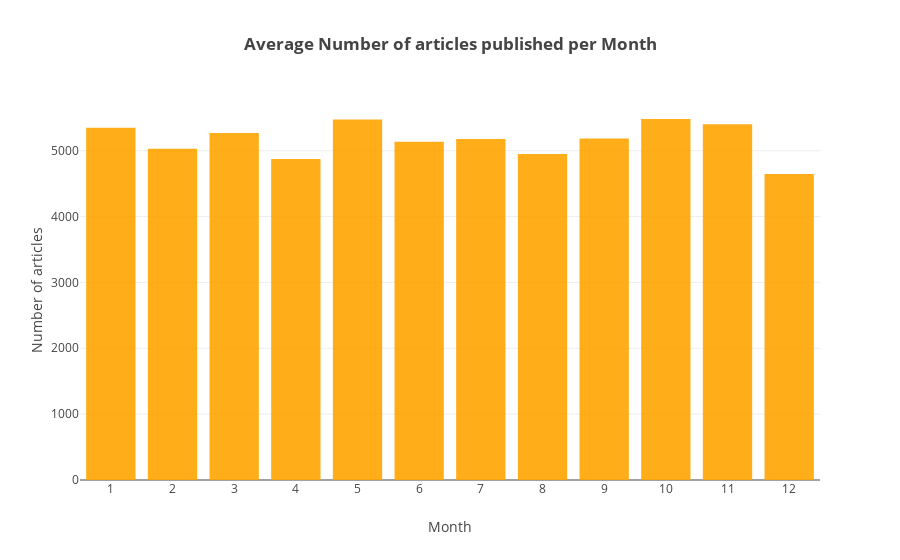

The notebook cell this image was saved under:
### Markdown cell above
### Average number of articles published per month

### Code cell
num_articles = []
y = []
for i, month in enumerate(df['month'].unique()):
    for year in df['year'].unique():
        num_articles.append(df[df['year'] == year].groupby('month')['month'].count().values[i])
    y.append(sum(num_articles)/len(num_articles))
    num_articles = []

x = df.groupby('month')['year'].count().index.values

trace2 = go.Bar(x=x,
                y=y, 
                marker_color='orange',
                opacity=0.9
               )

layout = go.Layout(title='<b>Average Number of articles published per Month</b>',
                   xaxis=dict(title='Month',
                              type='category'
                             ),
                   yaxis=dict(title='Number of articles')
                  )

fig = go.Figure(data=[trace2], layout=layout)
py.iplot(fig)

### Figure 1 — Plotly figure (JSON) as saved in the notebook; plotly's stock layout.template omitted (floating-point values rounded to 4 significant figures)
{"data": [{"marker": {"color": "orange"}, "opacity": 0.9, "type": "bar", "uid": "0d8fb89a-e4bc-4edb-810f-3879372c3cce", "x": [1, 2, 3, 4, 5, 6, 7, 8, 9, 10, 11, 12], "y": [5350.0, 5030.0, 5268.0, 4873.0, 5473.0, 5135.0, 5177.0, 4951.0, 5188.0, 5482.0, 5403.0, 4648.0]}], "layout": {"title": {"text": "<b>Average Number of articles published per Month</b>"}, "xaxis": {"title": {"text": "Month"}, "type": "category"}, "yaxis": {"title": {"text": "Number of articles"}}}}
